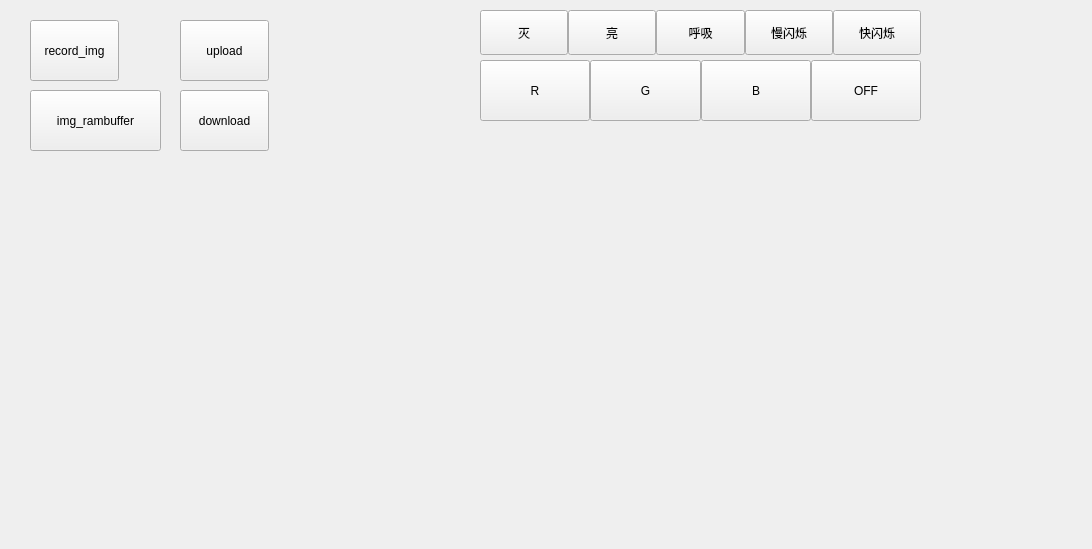
<?xml version="1.0" encoding="UTF-8"?>
<ui version="4.0">
 <class>FingerPrint</class>
 <widget class="QWidget" name="FingerPrint">
  <property name="geometry">
   <rect>
    <x>0</x>
    <y>0</y>
    <width>1092</width>
    <height>549</height>
   </rect>
  </property>
  <property name="windowTitle">
   <string>FingerPrint</string>
  </property>
  <widget class="QPushButton" name="test">
   <property name="geometry">
    <rect>
     <x>30</x>
     <y>90</y>
     <width>131</width>
     <height>61</height>
    </rect>
   </property>
   <property name="text">
    <string>img_rambuffer</string>
   </property>
  </widget>
  <widget class="QPushButton" name="test_upload">
   <property name="geometry">
    <rect>
     <x>180</x>
     <y>20</y>
     <width>89</width>
     <height>61</height>
    </rect>
   </property>
   <property name="text">
    <string>upload</string>
   </property>
  </widget>
  <widget class="QPushButton" name="test_download">
   <property name="geometry">
    <rect>
     <x>180</x>
     <y>90</y>
     <width>89</width>
     <height>61</height>
    </rect>
   </property>
   <property name="text">
    <string>download</string>
   </property>
  </widget>
  <widget class="QPushButton" name="test_2">
   <property name="geometry">
    <rect>
     <x>30</x>
     <y>20</y>
     <width>89</width>
     <height>61</height>
    </rect>
   </property>
   <property name="text">
    <string>record_img</string>
   </property>
  </widget>
  <widget class="QFrame" name="frame">
   <property name="geometry">
    <rect>
     <x>480</x>
     <y>10</y>
     <width>441</width>
     <height>45</height>
    </rect>
   </property>
   <property name="frameShape">
    <enum>QFrame::NoFrame</enum>
   </property>
   <property name="frameShadow">
    <enum>QFrame::Raised</enum>
   </property>
   <layout class="QHBoxLayout" name="horizontalLayout">
    <property name="spacing">
     <number>0</number>
    </property>
    <property name="leftMargin">
     <number>0</number>
    </property>
    <property name="topMargin">
     <number>0</number>
    </property>
    <property name="rightMargin">
     <number>0</number>
    </property>
    <property name="bottomMargin">
     <number>0</number>
    </property>
    <item>
     <widget class="QPushButton" name="led_state_1">
      <property name="sizePolicy">
       <sizepolicy hsizetype="Preferred" vsizetype="Preferred">
        <horstretch>0</horstretch>
        <verstretch>0</verstretch>
       </sizepolicy>
      </property>
      <property name="text">
       <string>灭</string>
      </property>
      <property name="checkable">
       <bool>true</bool>
      </property>
      <property name="autoExclusive">
       <bool>true</bool>
      </property>
     </widget>
    </item>
    <item>
     <widget class="QPushButton" name="led_state_2">
      <property name="sizePolicy">
       <sizepolicy hsizetype="Preferred" vsizetype="Preferred">
        <horstretch>0</horstretch>
        <verstretch>0</verstretch>
       </sizepolicy>
      </property>
      <property name="text">
       <string>亮</string>
      </property>
      <property name="checkable">
       <bool>true</bool>
      </property>
      <property name="autoExclusive">
       <bool>true</bool>
      </property>
     </widget>
    </item>
    <item>
     <widget class="QPushButton" name="led_state_3">
      <property name="sizePolicy">
       <sizepolicy hsizetype="Preferred" vsizetype="Preferred">
        <horstretch>0</horstretch>
        <verstretch>0</verstretch>
       </sizepolicy>
      </property>
      <property name="text">
       <string>呼吸</string>
      </property>
      <property name="checkable">
       <bool>true</bool>
      </property>
      <property name="autoExclusive">
       <bool>true</bool>
      </property>
     </widget>
    </item>
    <item>
     <widget class="QPushButton" name="led_state_4">
      <property name="sizePolicy">
       <sizepolicy hsizetype="Preferred" vsizetype="Preferred">
        <horstretch>0</horstretch>
        <verstretch>0</verstretch>
       </sizepolicy>
      </property>
      <property name="text">
       <string>慢闪烁</string>
      </property>
      <property name="checkable">
       <bool>true</bool>
      </property>
      <property name="autoExclusive">
       <bool>true</bool>
      </property>
     </widget>
    </item>
    <item>
     <widget class="QPushButton" name="led_state_5">
      <property name="sizePolicy">
       <sizepolicy hsizetype="Preferred" vsizetype="Preferred">
        <horstretch>0</horstretch>
        <verstretch>0</verstretch>
       </sizepolicy>
      </property>
      <property name="text">
       <string>快闪烁</string>
      </property>
      <property name="checkable">
       <bool>true</bool>
      </property>
      <property name="autoExclusive">
       <bool>true</bool>
      </property>
     </widget>
    </item>
   </layout>
  </widget>
  <widget class="QFrame" name="frame_2">
   <property name="geometry">
    <rect>
     <x>480</x>
     <y>60</y>
     <width>441</width>
     <height>61</height>
    </rect>
   </property>
   <property name="frameShape">
    <enum>QFrame::NoFrame</enum>
   </property>
   <property name="frameShadow">
    <enum>QFrame::Raised</enum>
   </property>
   <layout class="QHBoxLayout" name="horizontalLayout_2">
    <property name="spacing">
     <number>0</number>
    </property>
    <property name="leftMargin">
     <number>0</number>
    </property>
    <property name="topMargin">
     <number>0</number>
    </property>
    <property name="rightMargin">
     <number>0</number>
    </property>
    <property name="bottomMargin">
     <number>0</number>
    </property>
    <item>
     <widget class="QPushButton" name="led_r">
      <property name="sizePolicy">
       <sizepolicy hsizetype="Preferred" vsizetype="Preferred">
        <horstretch>0</horstretch>
        <verstretch>0</verstretch>
       </sizepolicy>
      </property>
      <property name="text">
       <string>R</string>
      </property>
      <property name="checkable">
       <bool>true</bool>
      </property>
      <property name="autoExclusive">
       <bool>true</bool>
      </property>
     </widget>
    </item>
    <item>
     <widget class="QPushButton" name="led_g">
      <property name="sizePolicy">
       <sizepolicy hsizetype="Preferred" vsizetype="Preferred">
        <horstretch>0</horstretch>
        <verstretch>0</verstretch>
       </sizepolicy>
      </property>
      <property name="text">
       <string>G</string>
      </property>
      <property name="checkable">
       <bool>true</bool>
      </property>
      <property name="autoExclusive">
       <bool>true</bool>
      </property>
     </widget>
    </item>
    <item>
     <widget class="QPushButton" name="led_b">
      <property name="sizePolicy">
       <sizepolicy hsizetype="Preferred" vsizetype="Preferred">
        <horstretch>0</horstretch>
        <verstretch>0</verstretch>
       </sizepolicy>
      </property>
      <property name="text">
       <string>B</string>
      </property>
      <property name="checkable">
       <bool>true</bool>
      </property>
      <property name="autoExclusive">
       <bool>true</bool>
      </property>
     </widget>
    </item>
    <item>
     <widget class="QPushButton" name="led_off">
      <property name="sizePolicy">
       <sizepolicy hsizetype="Preferred" vsizetype="Preferred">
        <horstretch>0</horstretch>
        <verstretch>0</verstretch>
       </sizepolicy>
      </property>
      <property name="text">
       <string>OFF</string>
      </property>
     </widget>
    </item>
   </layout>
  </widget>
 </widget>
 <layoutdefault spacing="6" margin="11"/>
 <resources/>
 <connections/>
</ui>
